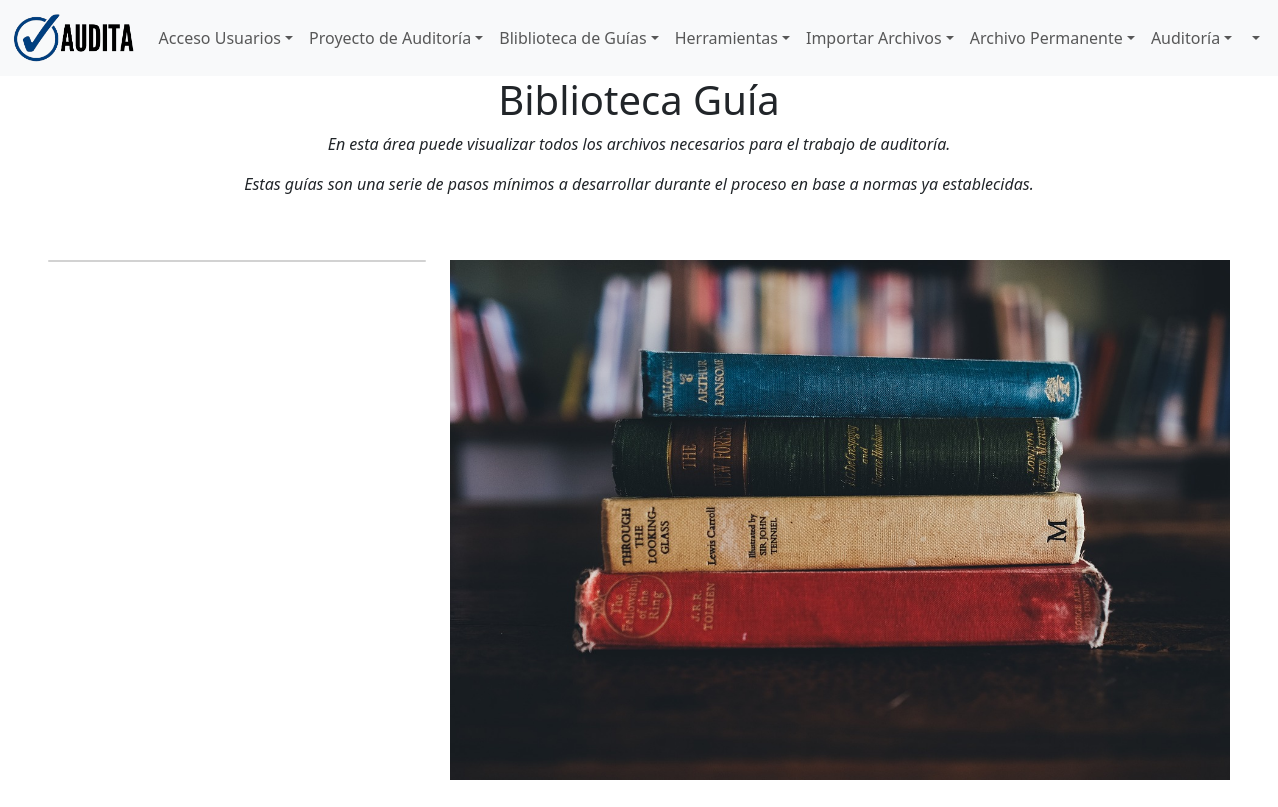
/biblioteca/guias/, run on an earlier commit of the app's database.
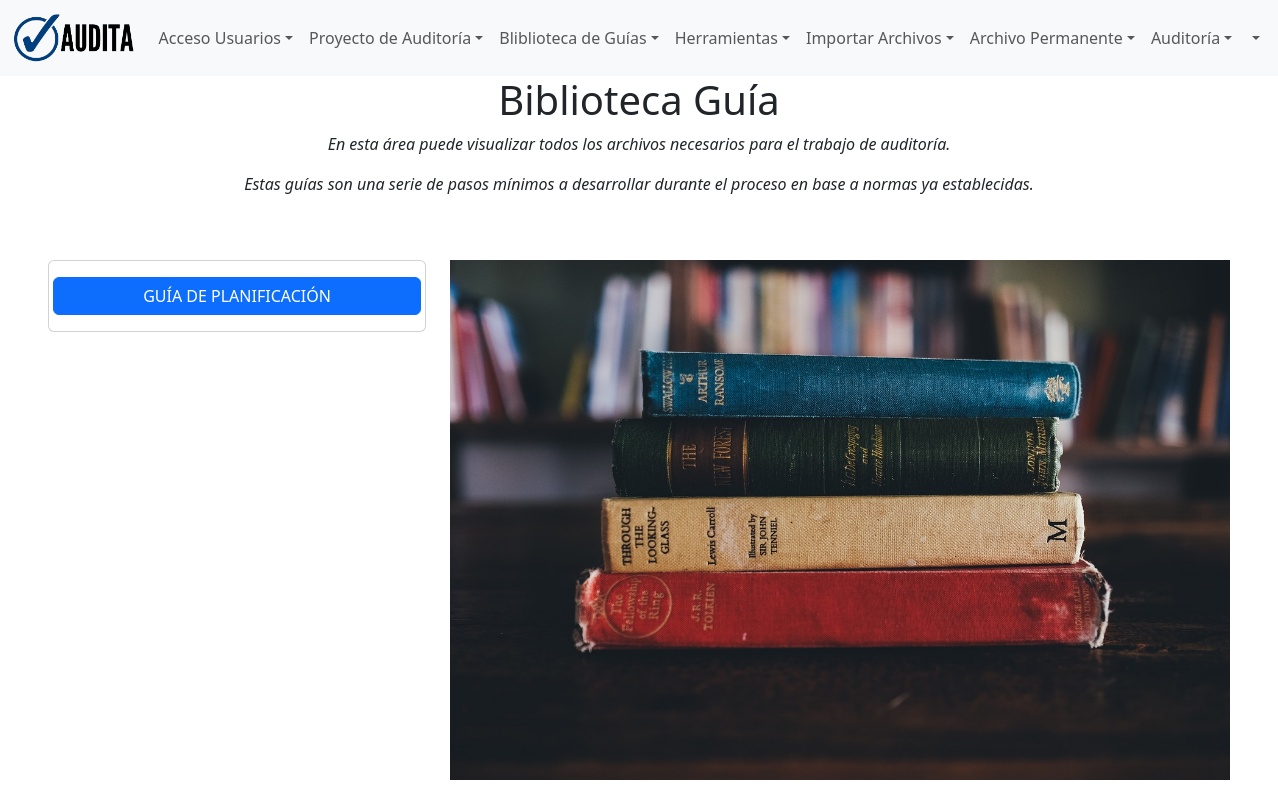
And on a later commit of the database.
### biblioteca/models.py (models this page shows, shortened)
class Archivo(models.Model):
    nombre = models.CharField(max_length=255)
    archivo_pdf = models.FileField(upload_to='archivos/pdf/')

### biblioteca/views.py (the view)
# urls.py: path('guias/',views.despliega_archivos,name='guias'),
def despliega_archivos(request):
    archivos = Archivo.objects.all()
    return render(request, 'biblioteca/guias.html',{'archivos':archivos})

### templates/biblioteca/guias.html (shortened to what this page needs)
{% extends 'layout/base.html' %}
{% load crispy_forms_tags %}
{% load static %}
{% block 'content' %}
<div class="row text-center">
    <div class="col">
        <h1>Biblioteca Guía</h1>
        <p class="fst-italic">En esta área puede visualizar todos los archivos
            necesarios para el trabajo de auditoría. </p>
        <p class="fst-italic">Estas guías son una serie de pasos mínimos a desarrollar durante el
            proceso en base a normas ya establecidas.</p>
    </div>
</div>
<div class="row p-5">
    <div class="col-sm-12 col-md-6 col-lg-4 col-xl-4">
        <div class="card">
        {% for archivo in archivos %}
          <div class="card-body">
            <div class="row">
            <a href="{{ archivo.archivo_pdf.url }}" target="_blank" class="btn btn-primary btn-block">GUÍA DE  {{ archivo.nombre|slice:": -4"|upper }}</a>
            </div>
          </div>
        {% endfor %}
        </div>
    </div>
    <div class="col-sm-12 col-md-6 col-lg-8 col-xl-8 ">
        <img
            src="{% static 'img/biblioteca.jpg' %}"
            alt="Placeholder Image"
            class="img-fluid"
            />
    </div>
</div>
{% endblock 'content' %}

### templates/layout/base.html (shortened to what this page needs)
<!DOCTYPE html>
{% load static %}
<html lang="es">
<head>
    <link href="https://cdn.jsdelivr.net/npm/bootstrap@5.3.0-alpha1/dist/css/bootstrap.min.css" rel="stylesheet">
    <link rel="stylesheet" href="{% static 'css/styles.css' %}">
</head>
<body>
    {% include 'layout/partials/menu.html' %}
    <main>
        {% block 'content' %}
        {% endblock 'content' %}
    </main>
</body>
</html>

### templates/layout/partials/menu.html (shortened to what this page needs)
{% load static %}
<header>
    <nav class="navbar navbar-expand-lg navbar-light bg-light">
        <div class="container-fluid">
            <a class="navbar-brand" href="{% url 'index' %}"><img
                    src="{% static 'img/logo-horizontal-menu.png' %}" height="50" loading="lazy"
                    alt=""></a>
            <div class="collapse navbar-collapse" id="navbarNav">
                <ul class="navbar-nav">
                    <li class="nav-item dropdown">
                        <a class="nav-link dropdown-toggle" href="#"
                            role="button" data-bs-toggle="dropdown"
                            aria-expanded="false">Acceso Usuarios</a>
                    </li>
                    <li class="nav-item dropdown">
                        <a class="nav-link dropdown-toggle" href="#"
                            role="button" data-bs-toggle="dropdown"
                            aria-expanded="false">Proyecto de Auditoría</a>
                    </li>
                    <li class="nav-item dropdown">
                        <a class="nav-link dropdown-toggle" href="#"
                            role="button" data-bs-toggle="dropdown"
                            aria-expanded="false">Bliblioteca de Guías</a>
                    </li>
                    <li class="nav-item dropdown">
                        <a class="nav-link dropdown-toggle" href="#"
                            role="button" data-bs-toggle="dropdown"
                            aria-expanded="false">Herramientas</a>
                    </li>
                    <li class="nav-item dropdown">
                        <a class="nav-link dropdown-toggle" href="#"
                            role="button" data-bs-toggle="dropdown"
                            aria-expanded="false">Importar Archivos</a>
                    </li>
                    <li class="nav-item dropdown">
                        <a class="nav-link dropdown-toggle" href="#"
                            role="button" data-bs-toggle="dropdown"
                            aria-expanded="false">Archivo Permanente</a>
                    </li>
                    <li class="nav-item dropdown">
                        <a class="nav-link dropdown-toggle" href="#"
                            role="button" data-bs-toggle="dropdown"
                            aria-expanded="false">Auditoría</a>
                    </li>
                    <li class ="nav-item dropdown">
                        <a class ="nav-link dropdown-toggle" href="#"
                            role="button" data-bs-toggle="dropdown"
                            aria-expanded="false"><b>{{user.username|upper}}</b></a>
                    </li>
                </ul>
            </div>
        </div>
    </nav>
</header>

What changed in the data, as far as the page shows it:
added Archivo: nombre "PLANIFICACIÓN"
